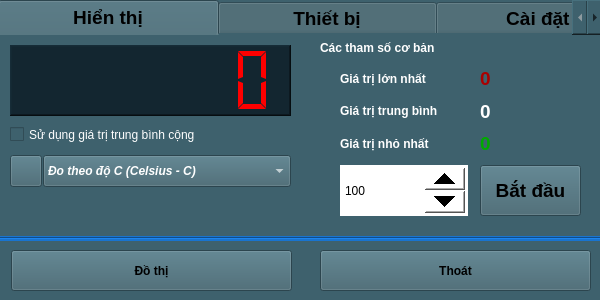
<?xml version="1.0" encoding="UTF-8"?>
<ui version="4.0">
 <class>Sensor_SEN0101</class>
 <widget class="QWidget" name="Sensor_SEN0101">
  <property name="geometry">
   <rect>
    <x>0</x>
    <y>0</y>
    <width>600</width>
    <height>300</height>
   </rect>
  </property>
  <property name="windowTitle">
   <string>Temprature</string>
  </property>
  <property name="windowIcon">
   <iconset resource="../image.qrc">
    <normaloff>:/image/Temperature_icon_4.png</normaloff>:/image/Temperature_icon_4.png</iconset>
  </property>
  <property name="autoFillBackground">
   <bool>false</bool>
  </property>
  <property name="styleSheet">
   <string notr="true">background-color: rgb(62, 97, 109);</string>
  </property>
  <widget class="QTabWidget" name="tabWidget">
   <property name="geometry">
    <rect>
     <x>-2</x>
     <y>0</y>
     <width>605</width>
     <height>238</height>
    </rect>
   </property>
   <property name="font">
    <font>
     <pointsize>14</pointsize>
     <weight>75</weight>
     <bold>true</bold>
    </font>
   </property>
   <property name="styleSheet">
    <string notr="true">background-color: rgb(62, 97, 109);</string>
   </property>
   <property name="currentIndex">
    <number>0</number>
   </property>
   <property name="elideMode">
    <enum>Qt::ElideNone</enum>
   </property>
   <widget class="QWidget" name="tab_Infor_2">
    <attribute name="title">
     <string>            Hiển thị            </string>
    </attribute>
    <widget class="QLCDNumber" name="lcdNumber_Value">
     <property name="geometry">
      <rect>
       <x>10</x>
       <y>10</y>
       <width>281</width>
       <height>71</height>
      </rect>
     </property>
     <property name="styleSheet">
      <string notr="true">background-color: #132630;
color: rgb(255, 0, 0);</string>
     </property>
     <property name="frameShape">
      <enum>QFrame::WinPanel</enum>
     </property>
     <property name="lineWidth">
      <number>1</number>
     </property>
     <property name="smallDecimalPoint">
      <bool>false</bool>
     </property>
     <property name="digitCount">
      <number>7</number>
     </property>
     <property name="segmentStyle">
      <enum>QLCDNumber::Flat</enum>
     </property>
     <property name="value" stdset="0">
      <double>0.000000000000000</double>
     </property>
     <property name="intValue" stdset="0">
      <number>0</number>
     </property>
    </widget>
    <widget class="QPushButton" name="pushButton">
     <property name="geometry">
      <rect>
       <x>10</x>
       <y>120</y>
       <width>32</width>
       <height>32</height>
      </rect>
     </property>
     <property name="styleSheet">
      <string notr="true"/>
     </property>
     <property name="text">
      <string/>
     </property>
     <property name="icon">
      <iconset resource="../image.qrc">
       <normaloff>:/image/Temperature_icon.jpg</normaloff>:/image/Temperature_icon.jpg</iconset>
     </property>
     <property name="iconSize">
      <size>
       <width>32</width>
       <height>32</height>
      </size>
     </property>
    </widget>
    <widget class="QComboBox" name="comboBox_Temp_Unit">
     <property name="geometry">
      <rect>
       <x>43</x>
       <y>120</y>
       <width>248</width>
       <height>32</height>
      </rect>
     </property>
     <property name="font">
      <font>
       <weight>75</weight>
       <italic>true</italic>
       <bold>true</bold>
      </font>
     </property>
     <property name="layoutDirection">
      <enum>Qt::LeftToRight</enum>
     </property>
     <property name="styleSheet">
      <string notr="true">background-color: rgb(62, 97, 109);
color: rgb(255, 255, 255);</string>
     </property>
     <property name="editable">
      <bool>false</bool>
     </property>
     <item>
      <property name="text">
       <string>Đo theo độ C (Celsius - C)</string>
      </property>
     </item>
     <item>
      <property name="text">
       <string>Đo theo độ F (Fahrenheit - F)</string>
      </property>
     </item>
     <item>
      <property name="text">
       <string>Đo theo độ K (Kelvin - K )</string>
      </property>
     </item>
    </widget>
    <widget class="QSpinBox" name="spinBox_setSample">
     <property name="geometry">
      <rect>
       <x>340</x>
       <y>130</y>
       <width>128</width>
       <height>51</height>
      </rect>
     </property>
     <property name="styleSheet">
      <string notr="true">QSpinBox
{
background-color: rgb(255, 255, 255);
color: rgb(0, 0, 0);
}
QSpinBox::up-button
{
    min-width:40px;
    min-height: 20px;
}
QSpinBox::down-button
{
    min-width: 40px;
    min-height: 20px;
}
</string>
     </property>
     <property name="minimum">
      <number>10</number>
     </property>
     <property name="maximum">
      <number>9999999</number>
     </property>
     <property name="value">
      <number>100</number>
     </property>
    </widget>
    <widget class="QPushButton" name="pushButton_getSamples">
     <property name="geometry">
      <rect>
       <x>480</x>
       <y>130</y>
       <width>101</width>
       <height>51</height>
      </rect>
     </property>
     <property name="font">
      <font>
       <pointsize>14</pointsize>
       <weight>75</weight>
       <bold>true</bold>
      </font>
     </property>
     <property name="styleSheet">
      <string notr="true"/>
     </property>
     <property name="text">
      <string>Bắt đầu</string>
     </property>
    </widget>
    <widget class="QLabel" name="label_sampleInfo">
     <property name="geometry">
      <rect>
       <x>320</x>
       <y>0</y>
       <width>261</width>
       <height>26</height>
      </rect>
     </property>
     <property name="font">
      <font>
       <weight>75</weight>
       <bold>true</bold>
      </font>
     </property>
     <property name="styleSheet">
      <string notr="true">color: rgb(255, 255, 255);</string>
     </property>
     <property name="text">
      <string>Các tham số cơ bản</string>
     </property>
    </widget>
    <widget class="QWidget" name="verticalLayoutWidget_6">
     <property name="geometry">
      <rect>
       <x>340</x>
       <y>30</y>
       <width>128</width>
       <height>92</height>
      </rect>
     </property>
     <layout class="QVBoxLayout" name="verticalLayout_6">
      <item>
       <widget class="QLabel" name="label_8">
        <property name="font">
         <font>
          <weight>75</weight>
          <bold>true</bold>
         </font>
        </property>
        <property name="styleSheet">
         <string notr="true">color: rgb(255, 255, 255);</string>
        </property>
        <property name="text">
         <string>Giá trị lớn nhất</string>
        </property>
       </widget>
      </item>
      <item>
       <widget class="QLabel" name="label_9">
        <property name="font">
         <font>
          <weight>75</weight>
          <bold>true</bold>
         </font>
        </property>
        <property name="styleSheet">
         <string notr="true">color: rgb(255, 255, 255);</string>
        </property>
        <property name="text">
         <string>Giá trị trung bình</string>
        </property>
       </widget>
      </item>
      <item>
       <widget class="QLabel" name="label_10">
        <property name="font">
         <font>
          <weight>75</weight>
          <bold>true</bold>
         </font>
        </property>
        <property name="styleSheet">
         <string notr="true">color: rgb(255, 255, 255);</string>
        </property>
        <property name="text">
         <string>Giá trị nhỏ nhất</string>
        </property>
       </widget>
      </item>
     </layout>
    </widget>
    <widget class="QWidget" name="verticalLayoutWidget_7">
     <property name="geometry">
      <rect>
       <x>480</x>
       <y>30</y>
       <width>101</width>
       <height>92</height>
      </rect>
     </property>
     <layout class="QVBoxLayout" name="verticalLayout_7">
      <item>
       <widget class="QLabel" name="label_ValueMax">
        <property name="font">
         <font>
          <pointsize>14</pointsize>
          <weight>75</weight>
          <bold>true</bold>
         </font>
        </property>
        <property name="styleSheet">
         <string notr="true">color: rgb(170, 0, 0);</string>
        </property>
        <property name="text">
         <string>0</string>
        </property>
       </widget>
      </item>
      <item>
       <widget class="QLabel" name="label_ValueAvg">
        <property name="font">
         <font>
          <pointsize>14</pointsize>
          <weight>75</weight>
          <bold>true</bold>
         </font>
        </property>
        <property name="styleSheet">
         <string notr="true">color: rgb(255, 255, 255);</string>
        </property>
        <property name="text">
         <string>0</string>
        </property>
       </widget>
      </item>
      <item>
       <widget class="QLabel" name="label_ValueMin">
        <property name="font">
         <font>
          <pointsize>14</pointsize>
          <weight>75</weight>
          <bold>true</bold>
         </font>
        </property>
        <property name="styleSheet">
         <string notr="true">color: rgb(0, 170, 0);</string>
        </property>
        <property name="text">
         <string>0</string>
        </property>
       </widget>
      </item>
     </layout>
    </widget>
    <widget class="QCheckBox" name="checkBox_setMathAvg">
     <property name="geometry">
      <rect>
       <x>10</x>
       <y>86</y>
       <width>281</width>
       <height>27</height>
      </rect>
     </property>
     <property name="styleSheet">
      <string notr="true">color: rgb(255, 255, 255);</string>
     </property>
     <property name="text">
      <string>Sử dụng giá trị trung bình cộng</string>
     </property>
    </widget>
   </widget>
   <widget class="QWidget" name="tab_4">
    <attribute name="title">
     <string>            Thiết bị            </string>
    </attribute>
    <widget class="QWidget" name="verticalLayoutWidget_8">
     <property name="geometry">
      <rect>
       <x>150</x>
       <y>10</y>
       <width>291</width>
       <height>101</height>
      </rect>
     </property>
     <layout class="QVBoxLayout" name="verticalLayout_8">
      <item>
       <widget class="QLabel" name="label_Name">
        <property name="styleSheet">
         <string notr="true">color: rgb(255, 255, 255);</string>
        </property>
        <property name="text">
         <string/>
        </property>
       </widget>
      </item>
      <item>
       <widget class="QLabel" name="label_Address">
        <property name="styleSheet">
         <string notr="true">color: rgb(255, 255, 255);</string>
        </property>
        <property name="text">
         <string/>
        </property>
       </widget>
      </item>
      <item>
       <widget class="QLabel" name="label_SerialNumber">
        <property name="styleSheet">
         <string notr="true">color: rgb(255, 255, 255);</string>
        </property>
        <property name="text">
         <string/>
        </property>
       </widget>
      </item>
     </layout>
    </widget>
    <widget class="QWidget" name="verticalLayoutWidget_9">
     <property name="geometry">
      <rect>
       <x>10</x>
       <y>10</y>
       <width>111</width>
       <height>131</height>
      </rect>
     </property>
     <layout class="QVBoxLayout" name="verticalLayout_9">
      <item>
       <widget class="QLabel" name="label_13">
        <property name="styleSheet">
         <string notr="true">color: rgb(255, 255, 255);</string>
        </property>
        <property name="text">
         <string>Tên thiết bị:</string>
        </property>
       </widget>
      </item>
      <item>
       <widget class="QLabel" name="label_14">
        <property name="styleSheet">
         <string notr="true">color: rgb(255, 255, 255);</string>
        </property>
        <property name="text">
         <string>Địa chỉ:</string>
        </property>
       </widget>
      </item>
      <item>
       <widget class="QLabel" name="label_18">
        <property name="styleSheet">
         <string notr="true">color: rgb(255, 255, 255);</string>
        </property>
        <property name="text">
         <string>Mã sê-ri:</string>
        </property>
       </widget>
      </item>
      <item>
       <widget class="QLabel" name="label_19">
        <property name="styleSheet">
         <string notr="true">color: rgb(255, 255, 255);</string>
        </property>
        <property name="text">
         <string>Mô tả:</string>
        </property>
       </widget>
      </item>
     </layout>
    </widget>
    <widget class="QWidget" name="verticalLayoutWidget_10">
     <property name="geometry">
      <rect>
       <x>150</x>
       <y>110</y>
       <width>291</width>
       <height>61</height>
      </rect>
     </property>
     <layout class="QVBoxLayout" name="verticalLayout_10">
      <item>
       <widget class="QLabel" name="label_Description">
        <property name="styleSheet">
         <string notr="true">color: rgb(255, 255, 255);</string>
        </property>
        <property name="text">
         <string/>
        </property>
        <property name="alignment">
         <set>Qt::AlignLeading|Qt::AlignLeft|Qt::AlignTop</set>
        </property>
       </widget>
      </item>
     </layout>
    </widget>
   </widget>
   <widget class="QWidget" name="tab_6">
    <attribute name="title">
     <string>           Cài đặt            </string>
    </attribute>
    <widget class="QLabel" name="label_23">
     <property name="geometry">
      <rect>
       <x>277</x>
       <y>40</y>
       <width>41</width>
       <height>22</height>
      </rect>
     </property>
     <property name="styleSheet">
      <string notr="true">color: rgb(255, 255, 255);</string>
     </property>
     <property name="text">
      <string>(ms)</string>
     </property>
    </widget>
    <widget class="QLabel" name="label_24">
     <property name="geometry">
      <rect>
       <x>20</x>
       <y>40</y>
       <width>141</width>
       <height>22</height>
      </rect>
     </property>
     <property name="styleSheet">
      <string notr="true">color: rgb(255, 255, 255);</string>
     </property>
     <property name="text">
      <string>Thời gian lấy mẫu :</string>
     </property>
    </widget>
    <widget class="QPushButton" name="pushButton_SetSampleTime">
     <property name="geometry">
      <rect>
       <x>320</x>
       <y>20</y>
       <width>161</width>
       <height>61</height>
      </rect>
     </property>
     <property name="font">
      <font>
       <pointsize>14</pointsize>
       <weight>75</weight>
       <bold>true</bold>
      </font>
     </property>
     <property name="text">
      <string>Cài đặt</string>
     </property>
    </widget>
    <widget class="QSpinBox" name="spinBox_SampleTime">
     <property name="geometry">
      <rect>
       <x>160</x>
       <y>10</y>
       <width>111</width>
       <height>81</height>
      </rect>
     </property>
     <property name="styleSheet">
      <string notr="true">QSpinBox
{
background-color: rgb(255, 255, 255);
color: rgb(0, 0, 0);
}
QSpinBox::up-button
{
    min-width:40px;
    min-height: 20px;
}
QSpinBox::down-button
{
    min-width: 40px;
    min-height: 20px;
}
</string>
     </property>
     <property name="minimum">
      <number>10</number>
     </property>
     <property name="maximum">
      <number>9999999</number>
     </property>
     <property name="value">
      <number>100</number>
     </property>
    </widget>
    <widget class="Line" name="line_2">
     <property name="geometry">
      <rect>
       <x>20</x>
       <y>100</y>
       <width>541</width>
       <height>16</height>
      </rect>
     </property>
     <property name="orientation">
      <enum>Qt::Horizontal</enum>
     </property>
    </widget>
    <widget class="QPushButton" name="pushButton_Calib">
     <property name="geometry">
      <rect>
       <x>320</x>
       <y>120</y>
       <width>161</width>
       <height>61</height>
      </rect>
     </property>
     <property name="font">
      <font>
       <weight>75</weight>
       <bold>true</bold>
      </font>
     </property>
     <property name="text">
      <string>Hiệu chuẩn</string>
     </property>
    </widget>
    <widget class="QLabel" name="label_25">
     <property name="geometry">
      <rect>
       <x>20</x>
       <y>139</y>
       <width>231</width>
       <height>22</height>
      </rect>
     </property>
     <property name="styleSheet">
      <string notr="true">color: rgb(255, 255, 255);</string>
     </property>
     <property name="text">
      <string>Hiệu chuẩn thiết bị :</string>
     </property>
    </widget>
    <widget class="QLabel" name="label_calibInfo">
     <property name="geometry">
      <rect>
       <x>40</x>
       <y>160</y>
       <width>271</width>
       <height>22</height>
      </rect>
     </property>
     <property name="font">
      <font>
       <italic>true</italic>
      </font>
     </property>
     <property name="styleSheet">
      <string notr="true">color: rgb(255, 255, 127);</string>
     </property>
     <property name="text">
      <string>(chưa hiệu chuẩn)</string>
     </property>
    </widget>
   </widget>
  </widget>
  <widget class="QPushButton" name="pushButton_Exit">
   <property name="geometry">
    <rect>
     <x>320</x>
     <y>250</y>
     <width>271</width>
     <height>41</height>
    </rect>
   </property>
   <property name="font">
    <font>
     <weight>75</weight>
     <bold>true</bold>
    </font>
   </property>
   <property name="text">
    <string>Thoát</string>
   </property>
  </widget>
  <widget class="QPushButton" name="pushButton_ChartZoom">
   <property name="geometry">
    <rect>
     <x>11</x>
     <y>250</y>
     <width>281</width>
     <height>41</height>
    </rect>
   </property>
   <property name="font">
    <font>
     <weight>75</weight>
     <bold>true</bold>
    </font>
   </property>
   <property name="text">
    <string>Đồ thị</string>
   </property>
  </widget>
  <widget class="Line" name="line">
   <property name="geometry">
    <rect>
     <x>-2</x>
     <y>236</y>
     <width>605</width>
     <height>5</height>
    </rect>
   </property>
   <property name="styleSheet">
    <string notr="true">background-color: rgb(25, 116, 207);</string>
   </property>
   <property name="frameShadow">
    <enum>QFrame::Sunken</enum>
   </property>
   <property name="orientation">
    <enum>Qt::Horizontal</enum>
   </property>
  </widget>
 </widget>
 <resources>
  <include location="../image.qrc"/>
 </resources>
 <connections/>
</ui>
